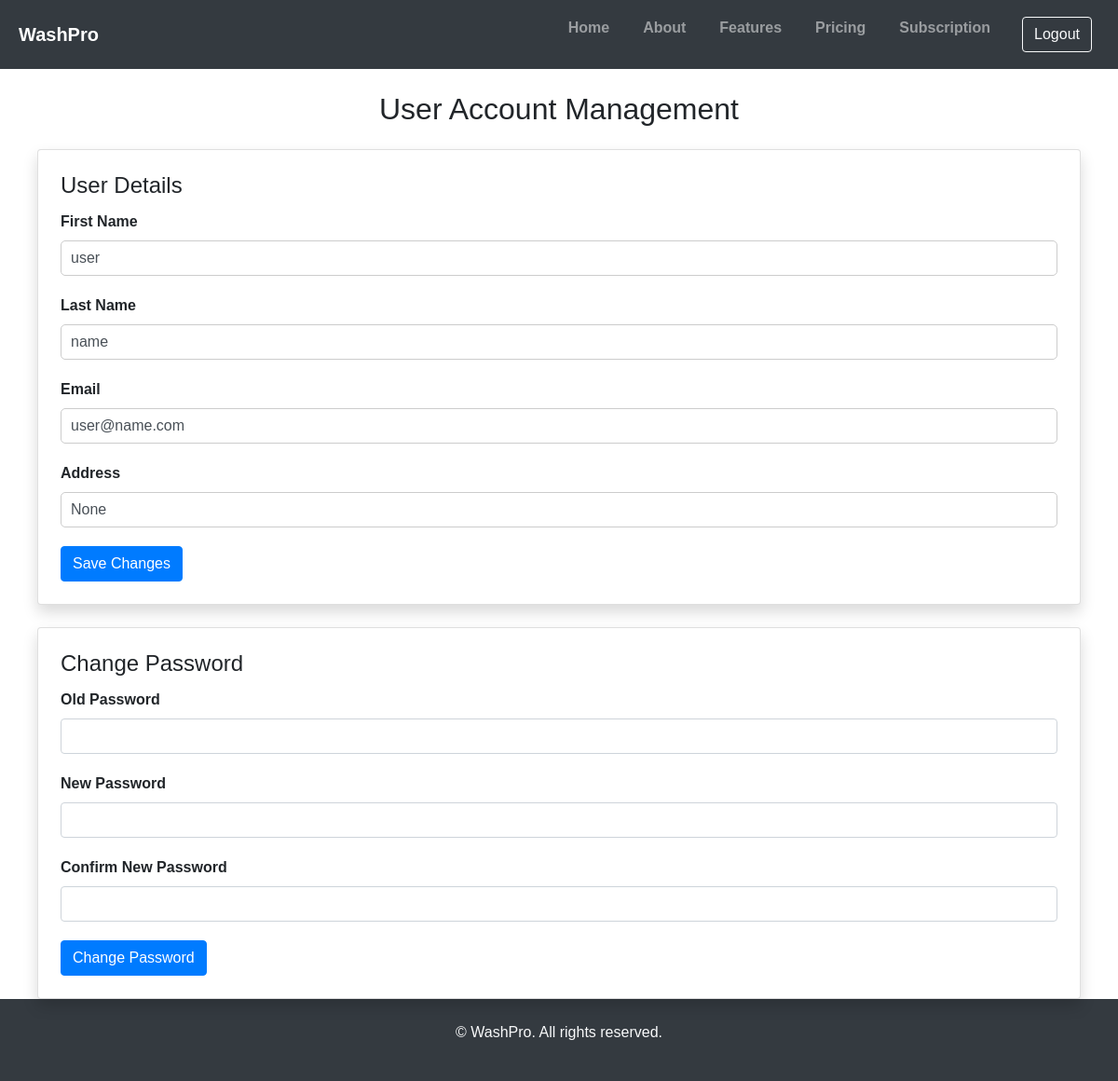
/accounts/user-account/ (signed in), run on the app's committed database.
### accounts/models.py (models this page shows)
class CustomUser(AbstractBaseUser, PermissionsMixin):
    USER_TYPE_CHOICES = (
        ('admin', 'Admin'),
        ('collection_center', 'Collection Center'),
        ('user', 'User'),
    )
    user_type = models.CharField(max_length=20, choices=USER_TYPE_CHOICES, default='user')
    VERIFICATION_STATUS = (
        ('verfied', 'Verified'),
        ('not_verified', 'Not Verified')
    )
    account_status = models.CharField(max_length=20, choices=VERIFICATION_STATUS, default='not_verified')
    phone_number = models.CharField(max_length=10,  unique=True, blank=True, null=True)
    address = models.CharField(max_length=200, blank=True, null=True)
    current_subscription = models.ForeignKey(Subscription, on_delete=models.SET_NULL, null=True, blank=True)
    is_staff = models.BooleanField(default=False)
    first_name = models.CharField(max_length=200, blank=True, null=True)
    last_name = models.CharField(max_length=200, blank=True, null=True)
    email = models.EmailField(max_length=200, blank=True, null=True)
    USERNAME_FIELD = 'phone_number'
    REQUIRED_FIELDS = ['first_name', 'last_name', 'email']
    objects = CustomUserManager()

### accounts/views.py (the view)
# urls.py: path('user-account/', views.user_account, name='user_account'),
@login_required
def user_account(request):
    if request.method == 'POST':
        user_details_form = UserDetailsForm(request.POST, instance=request.user)
        password_change_form = PasswordChangeForm(user=request.user, data=request.POST)
        if user_details_form.is_valid():
            user_details_form.save()
            messages.success(request, 'User details updated successfully.')
            return redirect('account:user_account')
        if password_change_form.is_valid():
            user = password_change_form.save()
            update_session_auth_hash(request, user)  # To keep the user logged in
            messages.success(request, 'Password changed successfully.')
            return redirect('account:user_account')
    else:
        user_details_form = UserDetailsForm(instance=request.user)
        password_change_form = PasswordChangeForm(user=request.user)
    context = {
        'user_details_form': user_details_form,
        'password_change_form': password_change_form,
    }
    return render(request, 'account/user_account.html', context)

### accounts/forms.py
class UserDetailsForm(UserChangeForm):
    class Meta:
        model = CustomUser
        fields = ['first_name', 'last_name', 'email', 'address']
    def __init__(self, *args, **kwargs):
        super().__init__(*args, **kwargs)
        self.fields['address'].widget.attrs['rows'] = 3

### accounts/templates/account/user_account.html (shortened to what this page needs)
{% extends 'base.html' %}
{% block content %}
<div class="container">
    <h2 class="text-center mt-4">User Account Management</h2>
    <div class="card shadow p-4 mt-4">
        <h4 class="card-title">User Details</h4>
        <form id="userDetailsForm" action="{% url 'account:update_details' %}" method="post">
            <div class="form-group">
                <label for="first_name">First Name</label>
                <input type="text" class="form-control" id="first_name" name="first_name" value="{{ user.first_name }}" required>
            </div>
            <div class="form-group">
                <label for="last_name">Last Name</label>
                <input type="text" class="form-control" id="last_name" name="last_name" value="{{ user.last_name }}" required>
            </div>
            <div class="form-group">
                <label for="email">Email</label>
                <input type="email" class="form-control" id="email" name="email" value="{{ user.email }}" required>
            </div>
            <div class="form-group">
                <label for="address">Address</label>
                <input type="text" class="form-control" id="address" name="address" value="{{ user.address }}">
            </div>
            <button type="submit" class="btn btn-primary">Save Changes</button>
        </form>
    </div>
    <div class="card shadow p-4 mt-4">
        <h4 class="card-title">Change Password</h4>
        <form id="changePasswordForm" action="{% url 'account:change_password' %}" method="post">
            <div class="form-group">
                <label for="old_password">Old Password</label>
                <input type="password" class="form-control" id="old_password" name="old_password" required>
            </div>
            <div class="form-group">
                <label for="new_password1">New Password</label>
                <input type="password" class="form-control" id="new_password1" name="new_password1" required>
            </div>
            <div class="form-group">
                <label for="new_password2">Confirm New Password</label>
                <input type="password" class="form-control" id="new_password2" name="new_password2" required>
            </div>
            <button type="submit" class="btn btn-primary">Change Password</button>
        </form>
    </div>
</div>
{% endblock %}

### static/base.css (style rules this page uses)
body { font-family: Arial, sans-serif; margin: 0; padding: 0; }
.container { max-width: 1200px; margin: 0 auto; padding: 0 20px; }
.form-group { margin-bottom: 20px; }
.form-group label { display: block; font-weight: bold; }
.form-group input[type="text"], .form-group input[type="email"], .form-group textarea { width: 100%; padding: 10px; border: 1px solid #ccc; border-radius: 5px; font-size: 16px; }

### templates/base.html (style rules this page uses)
html, body { height: 100%; margin: 0; }

### data on the page
CustomUser: first_name "user", last_name "name", email "user@name.com", address "None"
